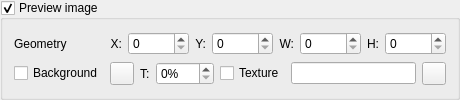
               <widget class="QGroupBox" name="groupBoxPreview" >
                <property name="toolTip" >
                 <string>Control display of preview image</string>
                </property>
                <property name="title" >
                 <string>Preview image</string>
                </property>
                <property name="checkable" >
                 <bool>true</bool>
                </property>
                <property name="checked" >
                 <bool>true</bool>
                </property>
                <layout class="QGridLayout" name="gridLayout_8" >
                 <item row="0" column="0" >
                  <widget class="QLabel" name="labelScenePreviewGeometry" >
                   <property name="text" >
                    <string>Geometry</string>
                   </property>
                  </widget>
                 </item>
                 <item row="0" column="1" >
                  <layout class="QHBoxLayout" name="horizontalLayout_5" >
                   <item>
                    <widget class="QLabel" name="label_30" >
                     <property name="sizePolicy" >
                      <sizepolicy vsizetype="Preferred" hsizetype="Fixed" >
                       <horstretch>0</horstretch>
                       <verstretch>0</verstretch>
                      </sizepolicy>
                     </property>
                     <property name="text" >
                      <string>X:</string>
                     </property>
                     <property name="alignment" >
                      <set>Qt::AlignRight|Qt::AlignTrailing|Qt::AlignVCenter</set>
                     </property>
                    </widget>
                   </item>
                   <item>
                    <widget class="QSpinBox" name="spinBoxScenePreviewPosX" >
                     <property name="toolTip" >
                      <string>X coordinate of item position</string>
                     </property>
                     <property name="maximum" >
                      <number>99999</number>
                     </property>
                    </widget>
                   </item>
                   <item>
                    <widget class="QLabel" name="label_31" >
                     <property name="sizePolicy" >
                      <sizepolicy vsizetype="Preferred" hsizetype="Fixed" >
                       <horstretch>0</horstretch>
                       <verstretch>0</verstretch>
                      </sizepolicy>
                     </property>
                     <property name="text" >
                      <string>Y:</string>
                     </property>
                     <property name="alignment" >
                      <set>Qt::AlignRight|Qt::AlignTrailing|Qt::AlignVCenter</set>
                     </property>
                    </widget>
                   </item>
                   <item>
                    <widget class="QSpinBox" name="spinBoxScenePreviewPosY" >
                     <property name="toolTip" >
                      <string>Y coordinate of item position</string>
                     </property>
                     <property name="maximum" >
                      <number>99999</number>
                     </property>
                    </widget>
                   </item>
                   <item>
                    <widget class="QLabel" name="label_32" >
                     <property name="sizePolicy" >
                      <sizepolicy vsizetype="Preferred" hsizetype="Fixed" >
                       <horstretch>0</horstretch>
                       <verstretch>0</verstretch>
                      </sizepolicy>
                     </property>
                     <property name="text" >
                      <string>W:</string>
                     </property>
                     <property name="alignment" >
                      <set>Qt::AlignRight|Qt::AlignTrailing|Qt::AlignVCenter</set>
                     </property>
                    </widget>
                   </item>
                   <item>
                    <widget class="QSpinBox" name="spinBoxScenePreviewWidth" >
                     <property name="toolTip" >
                      <string>Item width</string>
                     </property>
                     <property name="maximum" >
                      <number>99999</number>
                     </property>
                    </widget>
                   </item>
                   <item>
                    <widget class="QLabel" name="label_33" >
                     <property name="sizePolicy" >
                      <sizepolicy vsizetype="Preferred" hsizetype="Fixed" >
                       <horstretch>0</horstretch>
                       <verstretch>0</verstretch>
                      </sizepolicy>
                     </property>
                     <property name="text" >
                      <string>H:</string>
                     </property>
                     <property name="alignment" >
                      <set>Qt::AlignRight|Qt::AlignTrailing|Qt::AlignVCenter</set>
                     </property>
                    </widget>
                   </item>
                   <item>
                    <widget class="QSpinBox" name="spinBoxScenePreviewHeight" >
                     <property name="toolTip" >
                      <string>Item height</string>
                     </property>
                     <property name="maximum" >
                      <number>99999</number>
                     </property>
                    </widget>
                   </item>
                  </layout>
                 </item>
                 <item row="1" column="0" >
                  <widget class="QCheckBox" name="checkBoxScenePreviewBackground" >
                   <property name="toolTip" >
                    <string>Use background for this item</string>
                   </property>
                   <property name="text" >
                    <string>Background</string>
                   </property>
                  </widget>
                 </item>
                 <item row="1" column="1" >
                  <layout class="QHBoxLayout" name="horizontalLayout_4" >
                   <item>
                    <widget class="QToolButton" name="toolButtonScenePreviewBackgroundColor" >
                     <property name="sizePolicy" >
                      <sizepolicy vsizetype="Minimum" hsizetype="Minimum" >
                       <horstretch>0</horstretch>
                       <verstretch>0</verstretch>
                      </sizepolicy>
                     </property>
                     <property name="toolTip" >
                      <string>Select background color</string>
                     </property>
                     <property name="text" >
                      <string/>
                     </property>
                     <property name="icon" >
                      <iconset resource="../qmc2.qrc" >
                       <normaloff>:/data/img/colors.png</normaloff>:/data/img/colors.png</iconset>
                     </property>
                    </widget>
                   </item>
                   <item>
                    <widget class="QLabel" name="label_35" >
                     <property name="text" >
                      <string>T:</string>
                     </property>
                    </widget>
                   </item>
                   <item>
                    <widget class="QSpinBox" name="spinBoxScenePreviewBackgroundTransparency" >
                     <property name="toolTip" >
                      <string>Select background transparency</string>
                     </property>
                     <property name="suffix" >
                      <string>%</string>
                     </property>
                     <property name="maximum" >
                      <number>100</number>
                     </property>
                    </widget>
                   </item>
                   <item>
                    <widget class="QCheckBox" name="checkBoxScenePreviewBackgroundTexture" >
                     <property name="toolTip" >
                      <string>Use texture bitmap for background</string>
                     </property>
                     <property name="text" >
                      <string>Texture</string>
                     </property>
                    </widget>
                   </item>
                   <item>
                    <widget class="QLineEdit" name="lineEditScenePreviewBackgroundTexture" >
                     <property name="toolTip" >
                      <string>Texture bitmap for background</string>
                     </property>
                    </widget>
                   </item>
                   <item>
                    <widget class="QToolButton" name="toolButtonBrowseScenePreviewBackgroundTexture" >
                     <property name="sizePolicy" >
                      <sizepolicy vsizetype="Fixed" hsizetype="Fixed" >
                       <horstretch>0</horstretch>
                       <verstretch>0</verstretch>
                      </sizepolicy>
                     </property>
                     <property name="toolTip" >
                      <string>Browse texture bitmap for background</string>
                     </property>
                     <property name="icon" >
                      <iconset resource="../qmc2.qrc" >
                       <normaloff>:/data/img/fileopen.png</normaloff>:/data/img/fileopen.png</iconset>
                     </property>
                    </widget>
                   </item>
                  </layout>
                 </item>
                </layout>
               </widget>
